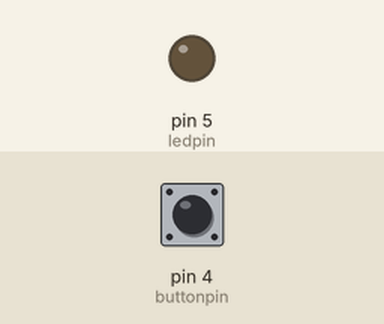
Simulated run of this sketch. Board: Arduino Uno, built with avr-gcc and run on an emulated ATmega328P. On the bench: output pins drawn as LEDs (lit = HIGH). Dashed ring = blinking. Inputs (shaded band) come from the test bench; at power-on: pin 4 (buttonpin) LOW.

Above: at 2.8 s.
2.9 s: pin 4 (buttonpin) pulled HIGH for 3.2 s
At 3.8 s:
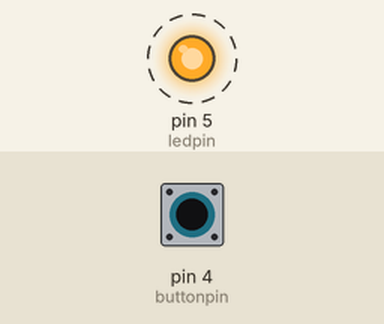
Timing chart, 0 to 7.5 s (numbered marks = the images above; inputs shaded):
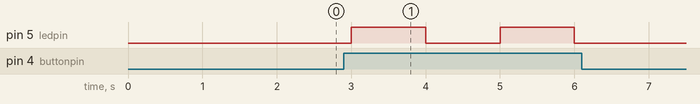

Measured:
- after the input at 2.9 s, pin 5 (ledpin): alternates HIGH for 1.0 s and LOW for 1.0 s, 4 changes in all, then stays LOW, starting after 0.10 s

The sketch:

exquisite_luulia1__1_.ino
```cpp
int buttonpin = 4;
int ledpin = 5;
int buttonstate = 0;
void setup() {
  pinMode(ledpin, OUTPUT);
  pinMode(buttonpin, INPUT);
}
  void loop() {
    buttonstate = digitalRead(buttonpin);
    if (buttonstate == HIGH) {
      digitalWrite(ledpin, HIGH);
      delay(1000);
    } else (buttonstate == LOW); {
        digitalWrite(ledpin, LOW);
        delay(1000);
      }
  }

  
```
